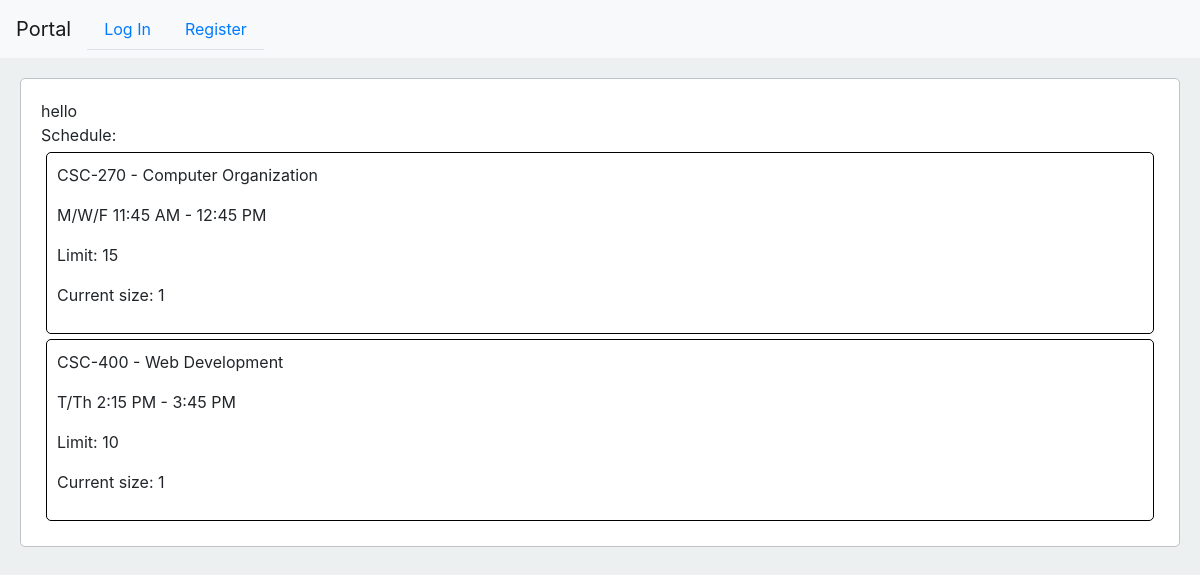
Page /profile/1/ on the committed database.
### studentPortal/models.py (models this page shows)
class Class(models.Model):
    className = models.CharField(max_length=100)
    classNumber = models.CharField(max_length=8, default=None)
    classTimings = models.CharField(max_length=100)
    studentLimit = models.PositiveIntegerField()
    studentList = models.ManyToManyField(Student, related_name='students', blank=True)
    studentWaitlist = models.ManyToManyField(Student, related_name='studentWaitlist', blank=True)
    def __str__(self):
        return f"{self.classNumber} - {self.className}"

### studentPortal/views.py (the view)
# urls.py: path("profile/<int:userID>/", views.profile, name="profile"),
def profile(request, userID):
    user = User.objects.get(pk=userID)
    student = Student.objects.get(student=user)
    classes = student.classes.all()
    classData = []
    for classObj in classes:
        currentStudentCount = classObj.studentList.count()
        classData.append({
            "classObj": classObj,
            "currentStudentCount": currentStudentCount,
        })
    return render(request, "studentPortal/profile.html", {
        "classData": classData,
    })

### studentPortal/templates/studentPortal/profile.html
{% extends "studentPortal/layout.html" %}
{% block body %}
hello {{user.username}}
<br>
Schedule:
<div>
    {% for class in classData %}
        <div class="catalog">
            <p>{{class.classObj}}</p>
            <p>{{class.classObj.classTimings}}</p>
            <p>Limit: {{class.classObj.studentLimit}}</p>
            <p>Current size: {{class.currentStudentCount}}</p>
        </div>
    {% endfor %}
</div>
{% endblock %}

### studentPortal/static/studentPortal/styles.css (style rules this page uses)
body { background-color: #ecf0f1; }
.catalog { padding: 10px; border: solid black 1px; border-radius: 5px; margin: 5px; position: relative; }

### rows in the picture
Class: classObj "CSC-270 - Computer Organization", classObj.classTimings "M/W/F 11:45 AM - 12:45 PM", classObj.studentLimit "15", currentStudentCount "1"
Class: classObj "CSC-400 - Web Development", classObj.classTimings "T/Th 2:15 PM - 3:45 PM", classObj.studentLimit "10", currentStudentCount "1"
